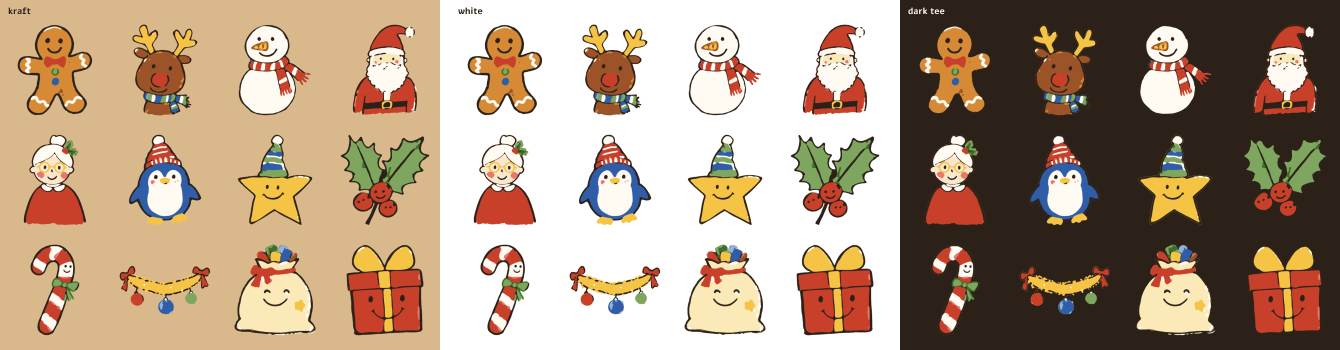
#> input picture mockups/christmas/stickers-contact-sheet.png, 2680 x 700 px (shown at 1/2 size)
$ python -i doodle_trace.py   (imports and definitions only)
#> lines starting #> are read from the running program, lines starting #| are printed output that depends on the picture; after the words box and inside, x2 and y2 are one past the last pixel; in counts of white or black regions, pixels touching at a corner belong together
"""Turn the picked doodle candidates into the Studio's sticker SVGs.

  python scripts/stickers/doodle_trace.py [id[:candidate.png] ...]   (no ids = every pick in sticker-art/picks.json)

For each sticker: lift the doodle off its white paper (the paper touching the edge goes transparent;
white INSIDE the outline — a snowman, a beard — stays as paper colour), snap every colour to the brand
palette (globals.css tokens + the family's browns), crop to the art with even padding on a square, and
trace it to vector paths. Vector means the sticker prints crisp at any size (the print render
rasterises it at the final pixel size) and the Studio preview draws the very same SVG string.

Writes public/stickers/christmas/<id>.svg (what the Studio tray and canvas load); then
`node scripts/stickers/build-art.mjs` writes the server's copy (src/lib/stickers/christmas-art.ts) and
the contact sheet. Needs Pillow, NumPy, OpenCV and vtracer
(pip install pillow numpy opencv-python-headless vtracer).

Per-sticker settings live in sticker-art/picks.json next to the candidates; the picks used for the
2026 doodle set are recorded in scripts/stickers/doodle-picks.json.
"""
import json
import re
import sys
from pathlib import Path

import cv2
import numpy as np
import vtracer
from PIL import Image, ImageDraw, ImageFilter

ROOT = Path(__file__).resolve().parents[2]
ART = ROOT / "sticker-art"
OUT = ROOT / "public" / "stickers" / "christmas"

# brand tokens (src/app/globals.css) + the family's derived browns/skin: every fill snaps to one of these
PALETTE = {
    "ink": "#2b2118", "tomato": "#c8402a", "honey": "#f6c445", "band": "#fbe9b7", "leaf": "#7fa65e",
    "save": "#3f6e29", "sky": "#8fb5d6", "cobalt": "#2f5da8", "berry": "#e8786e", "paper": "#fffbf2",
    "ginger": "#d78a36", "deer": "#9c5327", "skin": "#fbe7cc",
}
WORK = 600        # traced on a 600px square (plenty for smooth curves), written into the 200-unit view box
PAD = 0.05        # empty margin round the art, each side, as a fraction of the square
INK_GAP = 7       # px (at 1024) of outline gap the paper flood won't leak through
FILL_BLUR = 11    # px (at 1024) of smoothing for the colouring-in
SPECKLE = 4       # vtracer: patches smaller than this (px at WORK) are dropped
SOFTEN = 2.2      # px (at WORK) of edge rounding before tracing
SLIVER_AREA = 1500  # px (at 1024): paper patches up to this size touching the outside are outside
SPECK_AREA = 220   # px (at 1024): smaller flecks of paper / sky melt into their surroundings
KEY = "#00ff00"   # stands in for "no paper here" while tracing; never a sticker colour


def hex_rgb(h):
    return tuple(int(h[i:i + 2], 16) for i in (1, 3, 5))


PAL = np.array([hex_rgb(h) for h in PALETTE.values()], dtype=np.float32)
#> further down, picture is the input picture: PIL image 2680x700 RGBA; mean R, G, B, A 171.5, 149.1, 126.2, 251.2
PAL_HEX = list(PALETTE.values())
INK_I = list(PALETTE).index("ink")
PAPER_I = list(PALETTE).index("paper")
# colours the drawings use that aren't in the palette, and which palette colour they become
ALIASES = [
    ("#d6d3cf", "paper"), ("#bdb8b2", "paper"),  # pencil-grey shading on white: still white
    ("#c4561a", "deer"), ("#b24c18", "deer"), ("#a8582c", "deer"),  # burnt-orange brown crayon: brown, not red
]
MATCH = np.concatenate([PAL, np.array([hex_rgb(h) for h, _ in ALIASES], np.float32)])
MATCH_TO = np.array(list(range(len(PAL))) + [list(PALETTE).index(n) for _, n in ALIASES], np.uint8)


def to_lab(rgb):
    """sRGB (0-255, ...x3) to CIE Lab, so 'nearest colour' means nearest to the eye."""
    c = rgb / 255.0
    c = np.where(c > 0.04045, ((c + 0.055) / 1.055) ** 2.4, c / 12.92)
    xyz = c @ np.array([[0.4124, 0.3576, 0.1805], [0.2126, 0.7152, 0.0722], [0.0193, 0.1192, 0.9505]]).T
    xyz /= np.array([0.95047, 1.0, 1.08883])
    f = np.where(xyz > 0.008856, np.cbrt(xyz), 7.787 * xyz + 16 / 116)
    return np.stack([116 * f[..., 1] - 16, 500 * (f[..., 0] - f[..., 1]), 200 * (f[..., 1] - f[..., 2])], -1)


PAL_LAB = to_lab(PAL)
MATCH_LAB = to_lab(MATCH)


def grow(mask, px):
    return np.asarray(Image.fromarray((mask * 255).astype(np.uint8)).filter(ImageFilter.MaxFilter(px * 2 + 1))) > 0


def lift(img, gap=INK_GAP):
    """True where the paper shows (connected to the edge): that goes transparent."""
#> called with gap = 7
    a = np.asarray(img.convert("RGB")).astype(np.int16)
    mx, mn = a.max(-1), a.min(-1)
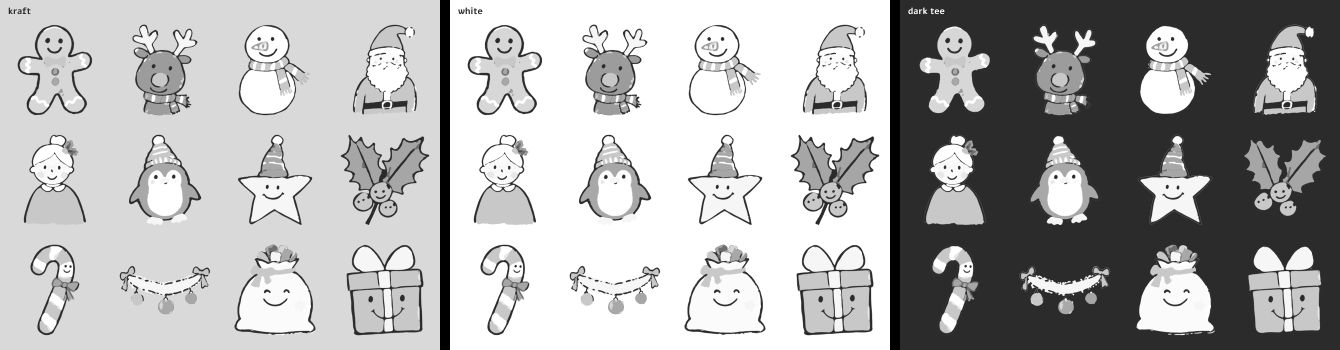
#> mx: shape (700, 2680) int16 (shown at 1/2 size); min 0, max 255, mean 173.7
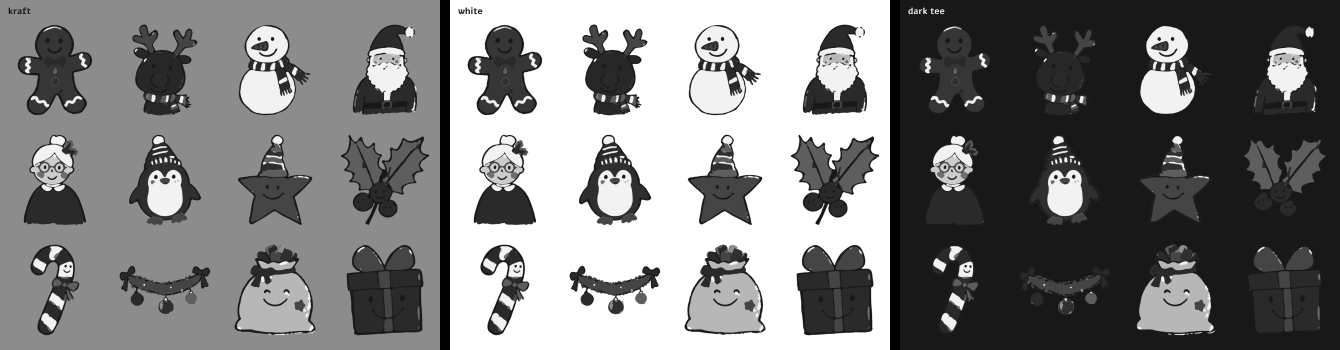
#> mn: shape (700, 2680) int16 (shown at 1/2 size); min 0, max 255, mean 124.8
    whitish = (mn > 200) & (mx - mn < 40)
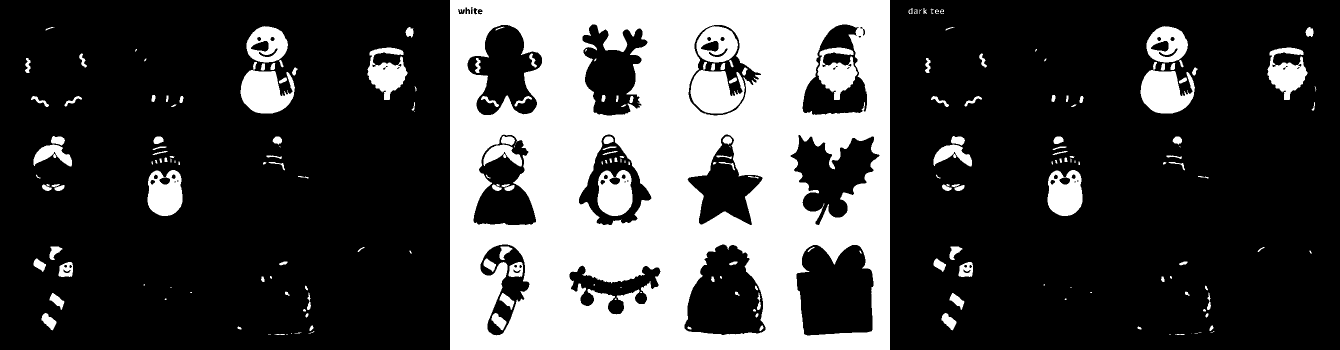
#> whitish: shape (700, 2680) bool (shown at 1/2 size); 27.8% white; 238 white regions (62 under 20 px), largest, box (x1, y1, x2, y2) and area: (900, 0, 1780, 700) 434549, (481, 140, 590, 227) 6725, (1381, 140, 1490, 227) 6725
    ink = a.mean(-1) < 110
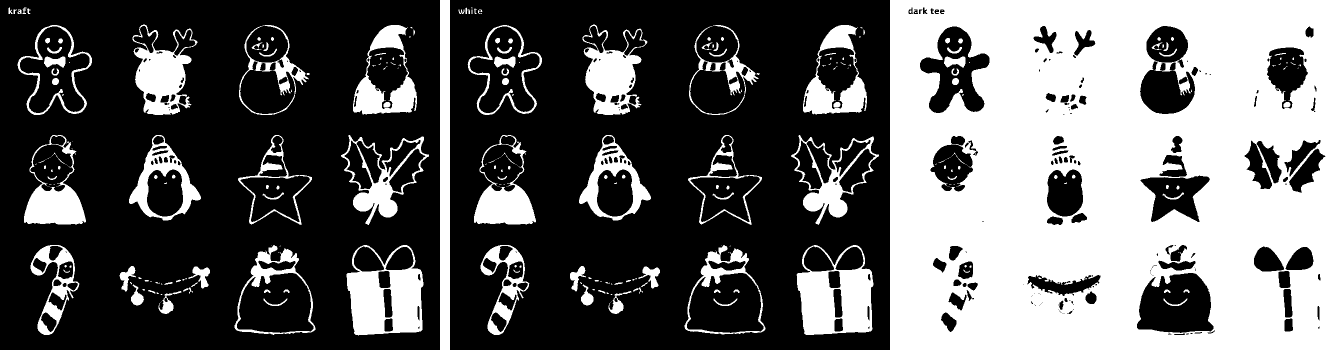
#> ink: shape (700, 2680) bool (shown at 1/2 size); 38.4% white; 280 white regions (144 under 20 px), largest, box (x1, y1, x2, y2) and area: (1780, 0, 2680, 700) 533392, (693, 490, 847, 671) 16865, (1593, 490, 1747, 670) 16699
    # seal small gaps in the outline before flooding, so the paper can't run inside
    passable = Image.fromarray(((whitish & ~grow(ink, gap)) * 255).astype(np.uint8)).copy()  # a buffer PIL owns
#> in grow, `return np.asarray(Image.fromarray((mask * 255).astype(np.uint8)).filte..`:
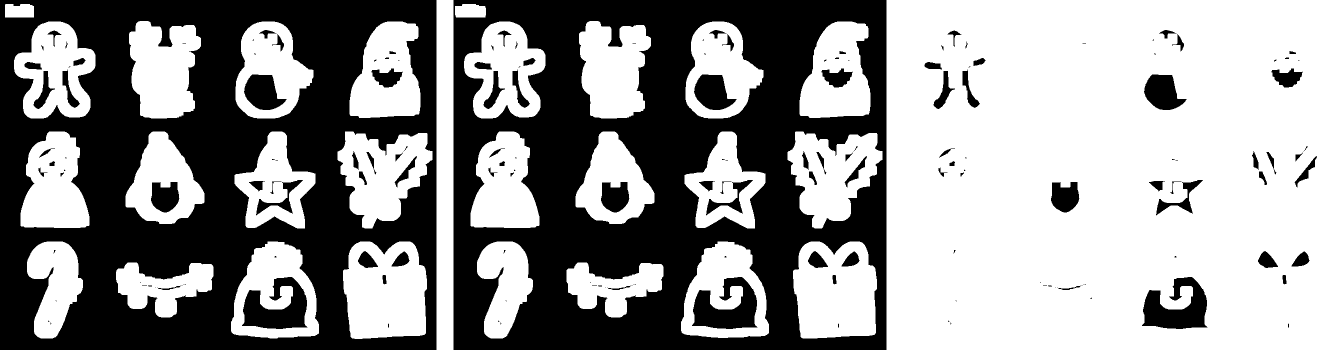
#> returned value: shape (700, 2680) bool (shown at 1/2 size); 57.4% white; 174 black regions (79 under 20 px), largest, box (x1, y1, x2, y2) and area: (0, 0, 873, 700) 364216, (907, 0, 1773, 700) 360279, (1384, 554, 1515, 658) 8137
#> passable: PIL image 2680x700 L; 20.6% white; 61 white regions (24 under 20 px), largest, box (x1, y1, x2, y2) and area: (907, 0, 1773, 700) 359682, (488, 149, 573, 220) 3999, (1388, 149, 1473, 220) 3999
    h, w = whitish.shape
#> h = 700; w = 2680
    edge = [(x, 0) for x in range(0, w, 8)] + [(x, h - 1) for x in range(0, w, 8)] + \
           [(0, y) for y in range(0, h, 8)] + [(w - 1, y) for y in range(0, h, 8)]
    for xy in edge:
        if passable.getpixel(xy) == 255:
            ImageDraw.floodfill(passable, xy, 128)
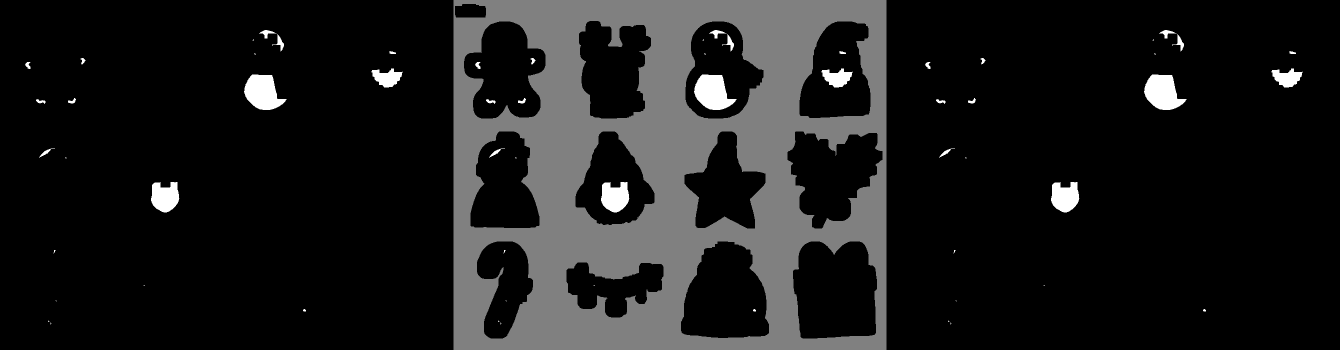
#> passable: PIL image 2680x700 L (shown at 1/2 size); min 0, max 255, mean 28.3
    flood = np.asarray(passable) == 128
#> flood: shape (700, 2680) bool; 19.2% white; 1 white region, box (x1, y1, x2, y2) and area: (907, 0, 1773, 700) 359682
    # the seal held the flood back from the real outline: let it creep up to the ink through paper only
    bg = flood
    for _ in range(gap + 2):
        bg = (grow(bg, 1) & whitish) | flood
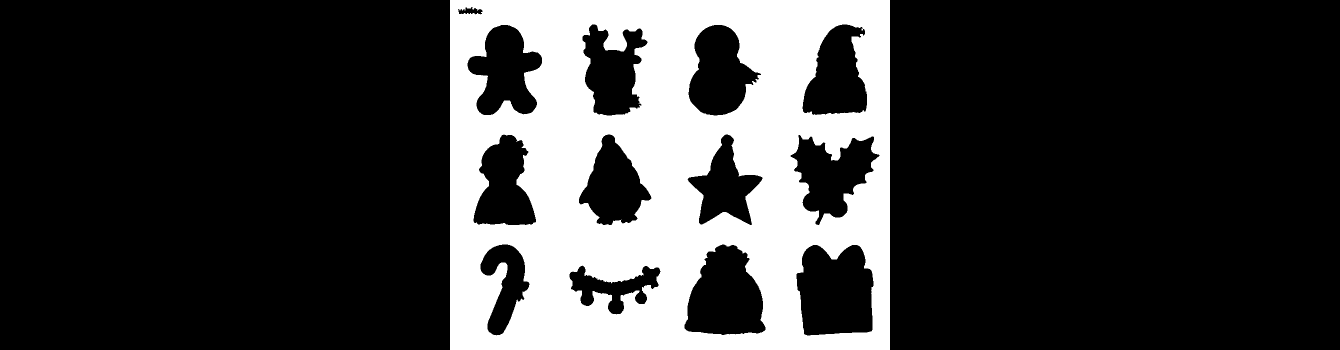
#> bg: shape (700, 2680) bool (shown at 1/2 size); 23% white; 1 white region, box (x1, y1, x2, y2) and area: (900, 0, 1780, 700) 432092
    return bg


# [117 lines left out: functions snap, clear_slivers, melt_specks, square_crop, soften, trace and 2 more, not called in this run]


def is_key(fill):
    r, g, b = hex_rgb(fill)
    return g > 200 and r < 80 and b < 80


PATH = re.compile(r'<path d="([^"]+)" fill="(#[0-9A-Fa-f]{6})" transform="translate\(([-\d.]+),([-\d.]+)\)"/>')
TOKEN = re.compile(r"[MLCZ]|-?\d+(?:\.\d+)?")


# [8 lines left out: function subpaths, not called in this run]


def spans_canvas(toks):
    nums = [float(v) for v in toks if not v.isalpha()]
    return max(nums[0::2]) - min(nums[0::2]) > 0.97 * WORK and max(nums[1::2]) - min(nums[1::2]) > 0.97 * WORK


# [22 lines left out: function compact, not called in this run]


def snap_hex(fill):
    lab = to_lab(np.array(hex_rgb(fill), np.float32))
    return PAL_HEX[int(((PAL_LAB - lab) ** 2).sum(-1).argmin())]


# [50 lines left out: functions to_box, run, main, not called in this run]


# [2 lines not run here, left out]

>>> from PIL import Image
>>> picture = Image.open('../../mockups/christmas/stickers-contact-sheet.png')
>>> result = lift(picture)
